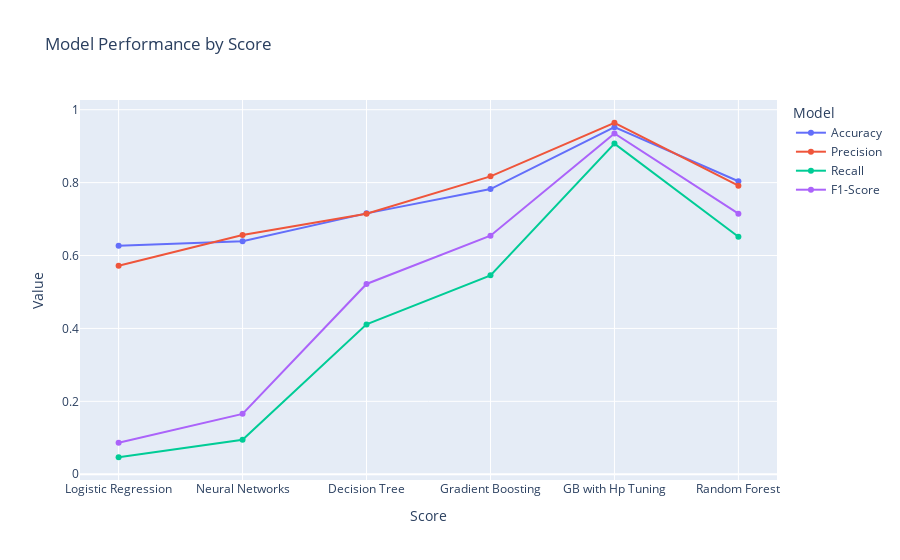

The notebook cell saved with this chart:
### Code cell
# Create a line plot for each model
fig = go.Figure()
for model in df.columns:
    fig.add_trace(go.Scatter(x=df.index, y=df[model], name=model))

# Add labels and legend to the plot
fig.update_layout(title='Model Performance by Score',
                  xaxis_title='Score',
                  yaxis_title='Value',
                  legend_title='Model')

# Show the plot
fig.show()

### Figure 1 — Plotly figure (JSON) as saved in the notebook; plotly's stock layout.template omitted (floating-point values rounded to 4 significant figures)
{"data": [{"name": "Accuracy", "type": "scatter", "x": ["Logistic Regression", "Neural Networks", "Decision Tree", "Gradient Boosting", "GB with Hp Tuning", "Random Forest"], "y": [0.6268, 0.6394, 0.7156, 0.7823, 0.9521, 0.8037]}, {"name": "Precision", "type": "scatter", "x": ["Logistic Regression", "Neural Networks", "Decision Tree", "Gradient Boosting", "GB with Hp Tuning", "Random Forest"], "y": [0.5717, 0.6561, 0.7146, 0.8172, 0.9642, 0.7917]}, {"name": "Recall", "type": "scatter", "x": ["Logistic Regression", "Neural Networks", "Decision Tree", "Gradient Boosting", "GB with Hp Tuning", "Random Forest"], "y": [0.04665, 0.09481, 0.4111, 0.5456, 0.9069, 0.6516]}, {"name": "F1-Score", "type": "scatter", "x": ["Logistic Regression", "Neural Networks", "Decision Tree", "Gradient Boosting", "GB with Hp Tuning", "Random Forest"], "y": [0.08626, 0.1657, 0.5219, 0.6543, 0.9347, 0.7148]}], "layout": {"legend": {"title": {"text": "Model"}}, "title": {"text": "Model Performance by Score"}, "xaxis": {"title": {"text": "Score"}}, "yaxis": {"title": {"text": "Value"}}}}
